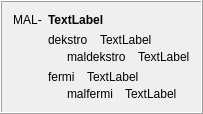
            <widget class="QFrame" name="frame_10">
             <property name="frameShape">
              <enum>QFrame::Box</enum>
             </property>
             <property name="frameShadow">
              <enum>QFrame::Raised</enum>
             </property>
             <layout class="QHBoxLayout" name="horizontalLayout_7">
              <item>
               <widget class="QLabel" name="label_247">
                <property name="sizePolicy">
                 <sizepolicy hsizetype="Maximum" vsizetype="Preferred">
                  <horstretch>0</horstretch>
                  <verstretch>0</verstretch>
                 </sizepolicy>
                </property>
                <property name="text">
                 <string>MAL-</string>
                </property>
                <property name="alignment">
                 <set>Qt::AlignHCenter|Qt::AlignTop</set>
                </property>
                <property name="tipo" stdset="0">
                 <string>afikso</string>
                </property>
               </widget>
              </item>
              <item>
               <layout class="QVBoxLayout" name="verticalLayout_60">
                <item>
                 <widget class="QLabel" name="Lec08_Label22">
                  <property name="styleSheet">
                   <string notr="true">font-weight: bold;</string>
                  </property>
                  <property name="text">
                   <string>TextLabel</string>
                  </property>
                  <property name="wordWrap">
                   <bool>true</bool>
                  </property>
                 </widget>
                </item>
                <item>
                 <layout class="QVBoxLayout" name="verticalLayout_13">
                  <property name="spacing">
                   <number>3</number>
                  </property>
                  <item>
                   <layout class="QHBoxLayout" name="horizontalLayout_530">
                    <property name="spacing">
                     <number>12</number>
                    </property>
                    <item>
                     <widget class="neklakebla_nova" name="Lec08_Button13">
                      <property name="text">
                       <string>dekstro</string>
                      </property>
                      <property name="wordWrap">
                       <bool>true</bool>
                      </property>
                     </widget>
                    </item>
                    <item>
                     <widget class="QLabel" name="Lec08_Label23">
                      <property name="sizePolicy">
                       <sizepolicy hsizetype="Expanding" vsizetype="Preferred">
                        <horstretch>0</horstretch>
                        <verstretch>0</verstretch>
                       </sizepolicy>
                      </property>
                      <property name="text">
                       <string>TextLabel</string>
                      </property>
                      <property name="wordWrap">
                       <bool>true</bool>
                      </property>
                     </widget>
                    </item>
                   </layout>
                  </item>
                  <item>
                   <layout class="QHBoxLayout" name="horizontalLayout_531">
                    <property name="spacing">
                     <number>12</number>
                    </property>
                    <item>
                     <widget class="label_sago_reversa" name="label_265">
                      <property name="sizePolicy">
                       <sizepolicy hsizetype="Maximum" vsizetype="Preferred">
                        <horstretch>0</horstretch>
                        <verstretch>0</verstretch>
                       </sizepolicy>
                      </property>
                      <property name="text">
                       <string/>
                      </property>
                      <property name="pixmap">
                       <pixmap resource="../resources/ikonoj.qrc">:/ikonoj/sago_revena.png</pixmap>
                      </property>
                     </widget>
                    </item>
                    <item>
                     <widget class="neklakebla_nova" name="Lec08_Button14">
                      <property name="text">
                       <string>maldekstro</string>
                      </property>
                      <property name="wordWrap">
                       <bool>true</bool>
                      </property>
                     </widget>
                    </item>
                    <item>
                     <widget class="QLabel" name="Lec08_Label24">
                      <property name="sizePolicy">
                       <sizepolicy hsizetype="Expanding" vsizetype="Preferred">
                        <horstretch>0</horstretch>
                        <verstretch>0</verstretch>
                       </sizepolicy>
                      </property>
                      <property name="text">
                       <string>TextLabel</string>
                      </property>
                      <property name="wordWrap">
                       <bool>true</bool>
                      </property>
                     </widget>
                    </item>
                   </layout>
                  </item>
                 </layout>
                </item>
                <item>
                 <layout class="QVBoxLayout" name="verticalLayout_59">
                  <property name="spacing">
                   <number>3</number>
                  </property>
                  <item>
                   <layout class="QHBoxLayout" name="horizontalLayout_532">
                    <property name="spacing">
                     <number>12</number>
                    </property>
                    <item>
                     <widget class="neklakebla_nova" name="Lec08_Button117">
                      <property name="text">
                       <string>fermi</string>
                      </property>
                      <property name="wordWrap">
                       <bool>true</bool>
                      </property>
                     </widget>
                    </item>
                    <item>
                     <widget class="QLabel" name="Lec08_Label162">
                      <property name="sizePolicy">
                       <sizepolicy hsizetype="Expanding" vsizetype="Preferred">
                        <horstretch>0</horstretch>
                        <verstretch>0</verstretch>
                       </sizepolicy>
                      </property>
                      <property name="text">
                       <string>TextLabel</string>
                      </property>
                      <property name="wordWrap">
                       <bool>true</bool>
                      </property>
                     </widget>
                    </item>
                   </layout>
                  </item>
                  <item>
                   <layout class="QHBoxLayout" name="horizontalLayout_533">
                    <property name="spacing">
                     <number>12</number>
                    </property>
                    <item>
                     <widget class="label_sago_reversa" name="label_266">
                      <property name="sizePolicy">
                       <sizepolicy hsizetype="Maximum" vsizetype="Preferred">
                        <horstretch>0</horstretch>
                        <verstretch>0</verstretch>
                       </sizepolicy>
                      </property>
                      <property name="text">
                       <string/>
                      </property>
                      <property name="pixmap">
                       <pixmap resource="../resources/ikonoj.qrc">:/ikonoj/sago_revena.png</pixmap>
                      </property>
                     </widget>
                    </item>
                    <item>
                     <widget class="neklakebla_nova" name="Lec08_Button118">
                      <property name="text">
                       <string>malfermi</string>
                      </property>
                      <property name="wordWrap">
                       <bool>true</bool>
                      </property>
                     </widget>
                    </item>
                    <item>
                     <widget class="QLabel" name="Lec08_Label163">
                      <property name="sizePolicy">
                       <sizepolicy hsizetype="Expanding" vsizetype="Preferred">
                        <horstretch>0</horstretch>
                        <verstretch>0</verstretch>
                       </sizepolicy>
                      </property>
                      <property name="text">
                       <string>TextLabel</string>
                      </property>
                      <property name="wordWrap">
                       <bool>true</bool>
                      </property>
                     </widget>
                    </item>
                   </layout>
                  </item>
                 </layout>
                </item>
               </layout>
              </item>
             </layout>
            </widget>
